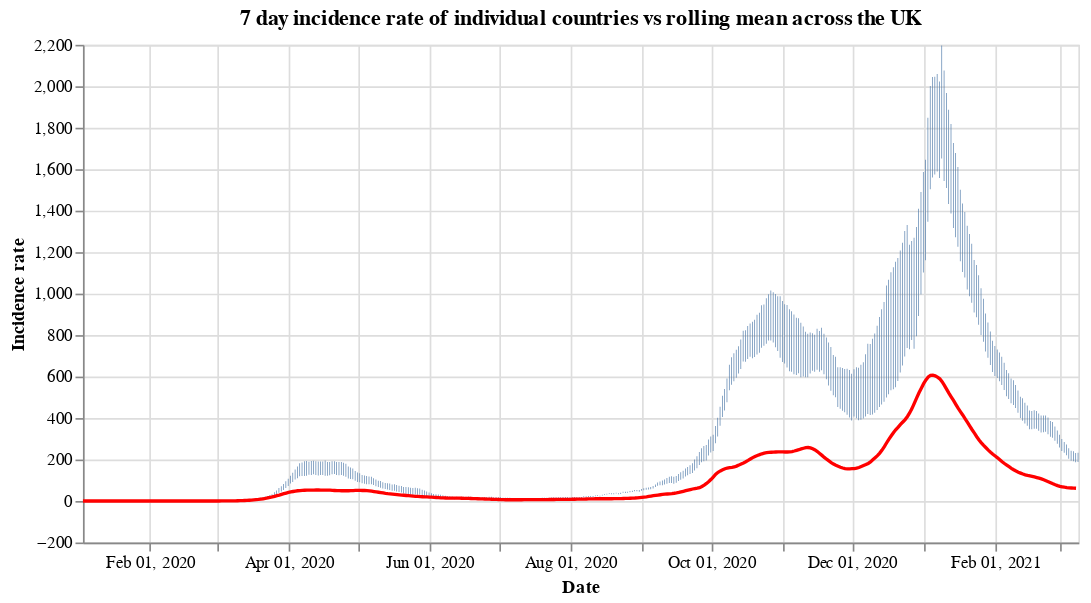

The notebook cell this image was saved under:
### Code cell
#collapse
countries = uk_cases['areaName'].unique()
countries.sort()

selection = alt.selection_single(
    name='Select',
    fields=['areaName'],
    init={'areaName': 'Wales'},
    bind={'areaName': alt.binding_select(options=countries)}
)

# scatter plot, modify opacity based on selection
bars = alt.Chart(uk_cases).mark_bar().add_selection(
    selection
).encode(
    x=alt.X("yearmonthdate(date):T", axis=alt.Axis(title='Date')),
    y=alt.Y("weeklyCasesRate:Q", axis=alt.Axis(title='Incidence rate')),
    tooltip='weeklyCasesRate:Q',
    opacity=alt.condition(selection, alt.value(1), alt.value(0))
).properties(title=f'7 day incidence rate of individual countries vs rolling mean across the UK', width=600)

line = alt.Chart(overview_cases).mark_line(
    color='red',
    size=2,
).transform_window(
    rolling_mean='mean(weeklyCasesRate)',
    frame=[0, 7]
).encode(
    x='yearmonthdate(date):T',
    y='rolling_mean:Q'
)

alt.layer(bars, line)

### Figure 1 — Vega-Lite specification as saved in the notebook (floating-point values rounded to 4 significant figures; data arrays with more than 128 entries replaced by an {"elided": "..."} marker saying what was removed)
{"config": {"view": {"continuousWidth": 400, "continuousHeight": 300}}, "layer": [{"data": {"name": "data-0c2e4f12a9b2d44a362573d236a1775b"}, "mark": "bar", "encoding": {"opacity": {"condition": {"value": 1, "selection": "Select"}, "value": 0}, "tooltip": {"type": "quantitative", "field": "weeklyCasesRate"}, "x": {"type": "temporal", "axis": {"title": "Date"}, "field": "date", "timeUnit": "yearmonthdate"}, "y": {"type": "quantitative", "axis": {"title": "Incidence rate"}, "field": "weeklyCasesRate"}}, "selection": {"Select": {"type": "single", "fields": ["areaName"], "init": {"areaName": "Wales"}, "bind": {"areaName": {"input": "select", "options": ["England", "Northern Ireland", "Scotland", "Wales"]}}}}, "title": "7 day incidence rate of individual countries vs rolling mean across the UK", "width": 600}, {"data": {"name": "data-e2d6d3b918f3e63c7eca3927c65102b1"}, "mark": {"type": "line", "color": "red", "size": 2}, "encoding": {"x": {"type": "temporal", "field": "date", "timeUnit": "yearmonthdate"}, "y": {"type": "quantitative", "field": "rolling_mean"}}, "transform": [{"window": [{"op": "mean", "field": "weeklyCasesRate", "as": "rolling_mean"}], "frame": [0, 7]}]}], "$schema": "https://vega.github.io/schema/vega-lite/v4.8.1.json", "datasets": {"data-0c2e4f12a9b2d44a362573d236a1775b": {"elided": "1724 records"}, "data-e2d6d3b918f3e63c7eca3927c65102b1": {"elided": "431 records"}}}
